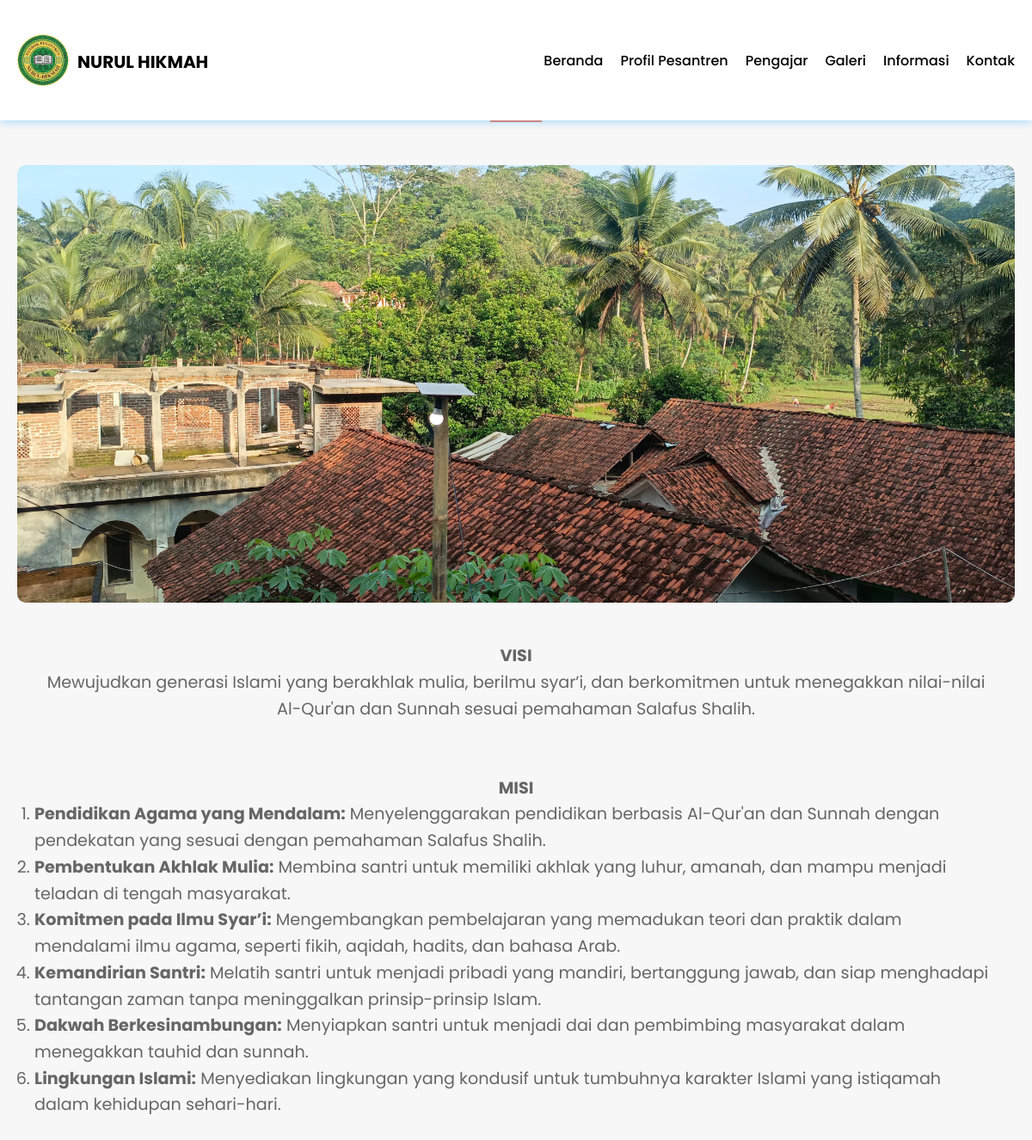
Page /tentang-pesantren.php on the committed database.
### tables this page shows
CREATE TABLE `pengaturan` (
  `id` int(11) NOT NULL,
  `nama` varchar(50) NOT NULL,
  `email` varchar(50) NOT NULL,
  `telepon` varchar(20) NOT NULL,
  `alamat` text NOT NULL,
  `logo` varchar(50) NOT NULL,
  `favicon` varchar(50) NOT NULL,
  `tentang_pesantren` text NOT NULL,
  `foto_pesantren` varchar(50) NOT NULL,
  `google_maps` text NOT NULL,
  `nama_pimpinan` varchar(50) NOT NULL,
  `foto_pimpinan` varchar(50) NOT NULL,
  `sambutan_pimpinan` text NOT NULL,
  `created_at` timestamp NOT NULL DEFAULT current_timestamp(),
  `updated_at` datetime DEFAULT NULL
);

### tentang-pesantren.php (the view)
<?php include 'header.php'; ?>
<div class="section tentang-pesantren">
    <div class="container tentang-container">
        <h3 class="text-center tentang-title">Tentang Pesantren</h3>
        <img src="uploads/identitas/<?= $d->foto_pesantren ?>" width="100%" class="image tentang-image">
        <div class="tentang-content">
            <?= $d->tentang_pesantren ?>
        </div>
    </div>
</div>

### header.php (shortened to what this page needs)
<?php
include 'koneksi.php';
$stmt = $conn->prepare("SELECT * FROM pengaturan ORDER BY id DESC LIMIT 1");
$stmt->execute();
$result = $stmt->get_result();
$d = $result->fetch_object();
$logo = htmlspecialchars($d->logo ?? 'default-logo.png', ENT_QUOTES, 'UTF-8');
$nama = htmlspecialchars($d->nama ?? 'Pesantren', ENT_QUOTES, 'UTF-8');
?>
<!DOCTYPE html>
<html lang="id">
<head>
    <link href="https://cdnjs.cloudflare.com/ajax/libs/font-awesome/6.0.0-beta3/css/all.min.css" rel="stylesheet">
    <link rel="stylesheet" type="text/css" href="assets/css/style.css">
</head>
<body>
    <div class="header-ui">
        <div class="container">
            <div class="header-logo">
                <img src="uploads/identitas/<?= $logo ?>" width="70" alt="Logo <?= $nama ?>">
                <h2><a href="index.php"><?= $nama ?></a></h2>
            </div>
            <ul class="header-menu-ui">
                <li><a href="index.php">Beranda</a></li>
                <li><a href="tentang-pesantren.php">Profil Pesantren</a></li>
                <li><a href="gtk.php">Pengajar</a></li>
                <li><a href="galeri.php">Galeri</a></li>
                <li><a href="informasi.php">Informasi</a></li>
                <li><a href="kontak.php">Kontak</a></li>
            </ul>
        </div>
    </div>
</body>
</html>

### assets/css/style.css (style rules this page uses)
* { margin: 0; padding: 0; box-sizing: border-box; font-family: 'Poppins', sans-serif; }
a { text-decoration: none; }
.text-center { text-align: center !important; }
.header-ui { position: fixed; top: 0; left: 0; right: 0; height: 10%; width: 100%; background-color: #fff; z-index: 1000; box-shadow: 0 3px 8px rgba(135, 206, 250, 0.6); display: flex; justify-content: center; align-items: center; padding: 0; transition: box-shadow 0.3s ease; }
.header-ui .container { display: flex; align-items: center; justify-content: space-between; width: 100%; max-width: 1200px; padding: 0 20px; }
.header-logo { display: flex; align-items: center; }
.header-logo img { margin-right: 10px; border-radius: 50%; width: 60px; height: auto; max-width: 80px; aspect-ratio: 1 / 1; }
.header-logo a { text-decoration: none; color: black; font-size: 20px; font-weight: bold; }
.header-menu-ui { list-style: none; margin: 0; padding: 0; display: flex; gap: 20px; justify-content: flex-end; flex: 1; }
.header-menu-ui li a { text-decoration: none; color: rgb(0, 0, 0); font-size: 16px; font-weight: 500; transition: color 0.3s; position: relative; }
.header-menu-ui li a::after { content: ''; position: absolute; bottom: -3px; left: 0; width: 0; height: 2px; background-color: hsl(241, 100%, 50%); transition: width 0.3s ease-in-out; }
.container { max-width: 1200px; margin: 0 auto; padding: 0 20px; }
.text-center { text-align: center; }
.section { padding: 80px 0; background-color: #fff; }
.section:nth-child(even) { background-color: #f7f7f7; }
.section h3 { margin-bottom: 50px; font-size: 2rem; position: relative; color: #333; }
.section h3::after { content: ""; width: 60px; height: 4px; background: #ff5733; display: block; margin: 10px auto; }
.tentang-pesantren { background-color: #fff; box-shadow: 0 2px 4px rgba(0, 0, 0, 0.1); border-radius: 10px; overflow: hidden; }
.tentang-title { font-size: 2.5em; margin-bottom: 20px; color: #333; }
.tentang-image { width: 100%; border-radius: 10px; margin-bottom: 20px; }
.tentang-content { font-size: 1.2em; line-height: 1.6; color: #666; padding: 20px; }

### rows in the picture
pengaturan: logo (picture), nama "NURUL HIKMAH", foto_pesantren (picture), tentang_pesantren "VISI Mewujudkan generasi Islami yang berakhlak mulia, berilmu syar’i, dan berkomitmen untuk menegakkan nilai-nilai Al-Qur'an dan Sunnah sesuai pemahaman Salafus Shalih. MISI Pendidikan Agama yang Mendalam: Menyelenggarakan pendidikan berbasis Al-Qur'an dan Sunnah dengan pendekatan yang sesuai dengan pemahaman Salafus Shalih. Pembentukan Akhlak Mulia: Membina santri untuk memiliki akhlak yang luhur, amanah, dan mampu menjadi teladan di tengah masyarakat. Komitmen pada Ilmu Syar’i: Mengembangkan pembelajaran yang memadukan teori dan praktik dalam mendalami ilmu agama, seperti fikih, aqidah, hadits, dan bahasa Arab. Kemandirian Santri: Melatih santri untuk menjadi pribadi yang mandiri,…"
